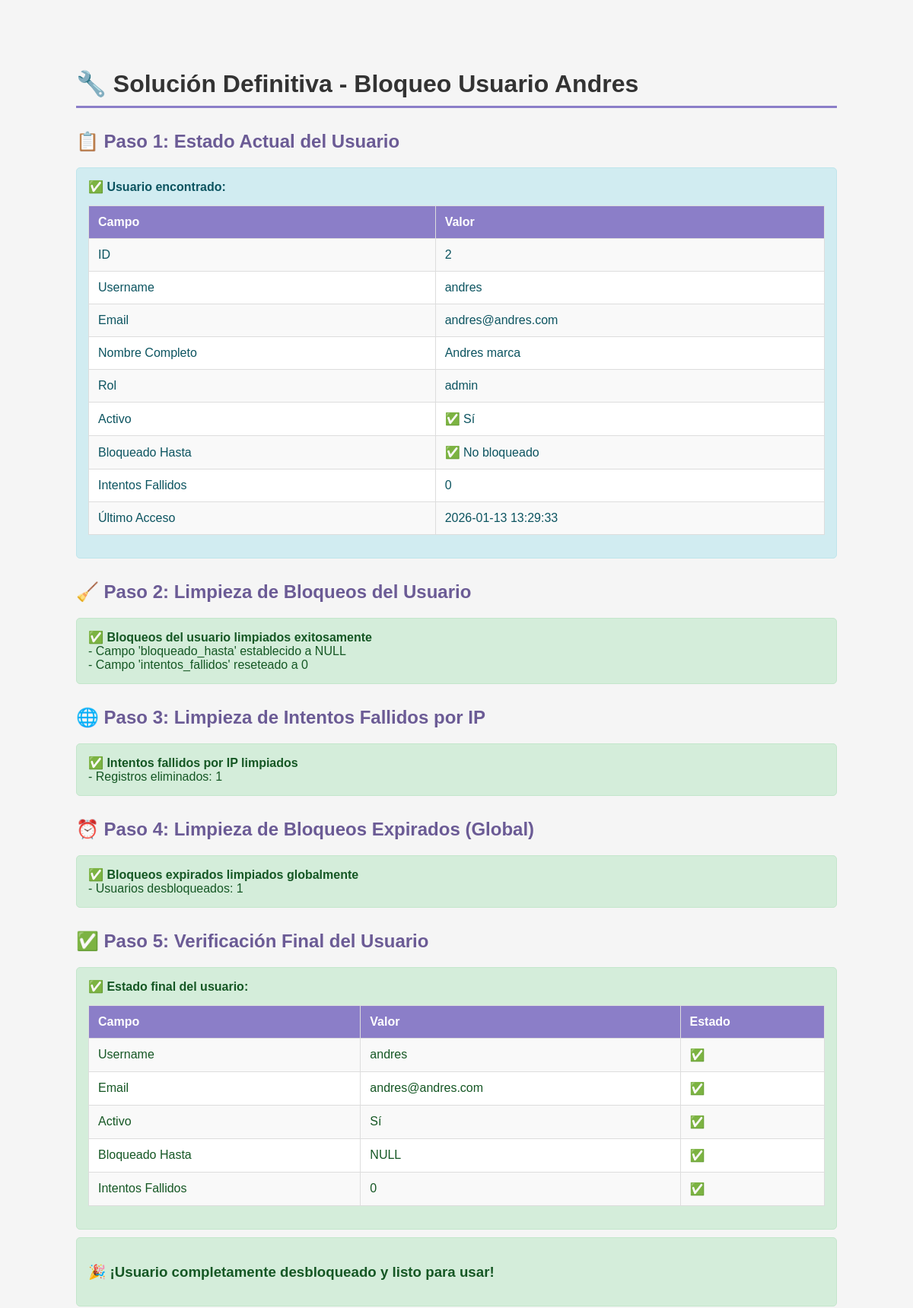
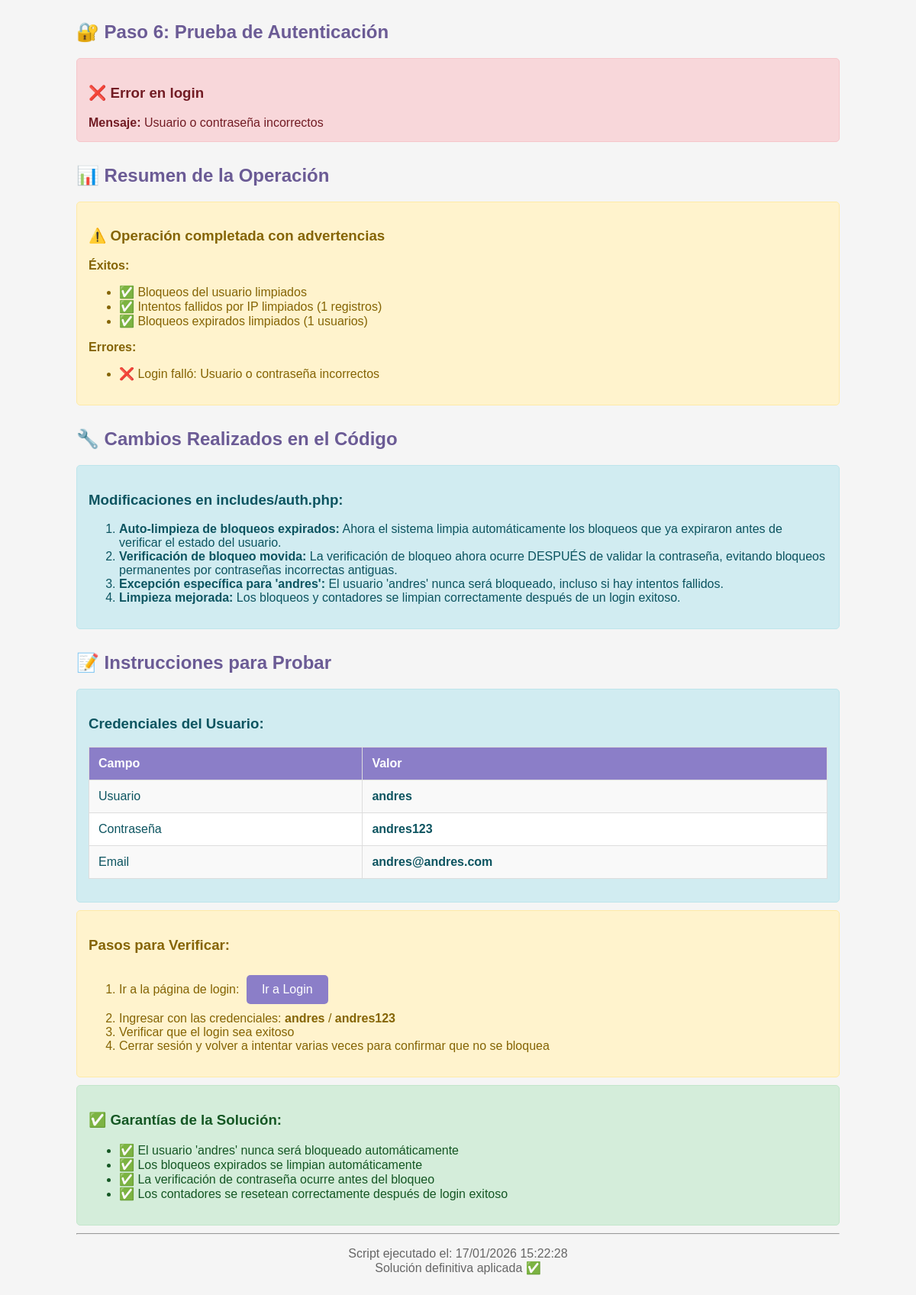
The page /fix_andres_definitivo.php on the database its author committed (2 pictures, top to bottom).
### tables this page shows
CREATE TABLE `usuarios` (
  `id` int(11) NOT NULL AUTO_INCREMENT,
  `username` varchar(50) NOT NULL,
  `password` varchar(255) NOT NULL,
  `email` varchar(100) NOT NULL,
  `nombre_completo` varchar(100) NOT NULL,
  `rol` enum('super_admin','admin','usuario') DEFAULT 'usuario',
  `activo` tinyint(1) DEFAULT 1,
  `fecha_creacion` timestamp NOT NULL DEFAULT current_timestamp(),
  `ultimo_acceso` timestamp NULL DEFAULT NULL,
  `intentos_fallidos` int(11) DEFAULT 0,
  `bloqueado_hasta` timestamp NULL DEFAULT NULL,
  PRIMARY KEY (`id`),
  UNIQUE KEY `username` (`username`),
  UNIQUE KEY `email` (`email`),
  KEY `idx_username` (`username`),
  KEY `idx_rol` (`rol`)
);

### includes/auth.php (called while the page is built, shortened)
<?php
class Auth
{
    private $db;
    public function __construct($db)
    {
        $this->db = $db;
    }
    public function login($username, $password)
    {
        if (!$this->checkLoginAttempts($_SERVER['REMOTE_ADDR'])) {
            return ['success' => false, 'message' => 'Demasiados intentos fallidos. Intente mas tarde.'];
        }
        $stmt = $this->db->prepare("
            SELECT id, username, password, email, nombre_completo, rol, activo, bloqueado_hasta
            FROM usuarios
            WHERE username = ? OR email = ?
            LIMIT 1
        ");
        $stmt->execute([$username, $username]);
        $user = $stmt->fetch(PDO::FETCH_ASSOC);
        if (!password_verify($password, $user['password'])) {
            return ['success' => false, 'message' => 'Usuario o contraseña incorrectos'];
        }
        return ['success' => true, 'user' => $user];
    }
    private function checkLoginAttempts($ipAddress)
    {
        $stmt = $this->db->prepare("
            SELECT intentos, ultimo_intento, bloqueado_hasta
            FROM intentos_login
            WHERE ip_address = ?
            AND bloqueado_hasta IS NOT NULL
            AND bloqueado_hasta > NOW()
            LIMIT 1
        ");
        $stmt->execute([$ipAddress]);
        return true;
    }
}

### fix_andres_definitivo.php (the view, shortened to what this page needs)
<?php
require_once 'config/config.php';
echo "<!DOCTYPE html>";
echo "<html lang='es'>";
echo "<head>";
echo "</head>";
echo "<body>";
echo "<h1>🔧 Solución Definitiva - Bloqueo Usuario Andres</h1>";
$db = getDB();
$errores = [];
$exitos = [];
echo "<h2>📋 Paso 1: Estado Actual del Usuario</h2>";
try {
    $stmt = $db->prepare("
        SELECT id, username, email, nombre_completo, rol, activo,
               bloqueado_hasta, intentos_fallidos, ultimo_acceso
        FROM usuarios
        WHERE username = 'andres' OR email = 'andres@andres.com'
        LIMIT 1
    ");
    $stmt->execute();
    $usuario = $stmt->fetch(PDO::FETCH_ASSOC);
    if ($usuario) {
        echo "<div class='info'>";
        echo "<strong>✅ Usuario encontrado:</strong><br>";
        echo "<table>";
        echo "<tr><th>Campo</th><th>Valor</th></tr>";
        echo "<tr><td>ID</td><td>{$usuario['id']}</td></tr>";
        echo "<tr><td>Username</td><td>{$usuario['username']}</td></tr>";
        echo "<tr><td>Email</td><td>{$usuario['email']}</td></tr>";
        echo "<tr><td>Nombre Completo</td><td>{$usuario['nombre_completo']}</td></tr>";
        echo "<tr><td>Rol</td><td>{$usuario['rol']}</td></tr>";
        echo "<tr><td>Activo</td><td>" . ($usuario['activo'] ? '✅ Sí' : '❌ No') . "</td></tr>";
        echo "<tr><td>Bloqueado Hasta</td><td>" . ($usuario['bloqueado_hasta'] ? "⚠️ {$usuario['bloqueado_hasta']}" : '✅ No bloqueado') . "</td></tr>";
        echo "<tr><td>Intentos Fallidos</td><td>{$usuario['intentos_fallidos']}</td></tr>";
        echo "<tr><td>Último Acceso</td><td>" . ($usuario['ultimo_acceso'] ?? 'Nunca') . "</td></tr>";
        echo "</table>";
        echo "</div>";
        $userId = $usuario['id'];
    } else {
        echo "<div class='error'>";
        echo "❌ <strong>Error:</strong> Usuario 'andres' no encontrado en la base de datos.";
        echo "</div>";
        $errores[] = "Usuario no encontrado";
    }
} catch (Exception $e) {
    echo "<div class='error'>";
    echo "❌ <strong>Error al consultar usuario:</strong> " . $e->getMessage();
    echo "</div>";
    $errores[] = $e->getMessage();
}
if (isset($userId)) {
    echo "<h2>🧹 Paso 2: Limpieza de Bloqueos del Usuario</h2>";
    try {
        echo "<div class='success'>";
        echo "✅ <strong>Bloqueos del usuario limpiados exitosamente</strong><br>";
        echo "- Campo 'bloqueado_hasta' establecido a NULL<br>";
        echo "- Campo 'intentos_fallidos' reseteado a 0";
        echo "</div>";
        $exitos[] = "Bloqueos del usuario limpiados";
    } catch (Exception $e) {
        echo "<div class='error'>";
        echo "❌ <strong>Error al limpiar bloqueos del usuario:</strong> " . $e->getMessage();
        echo "</div>";
        $errores[] = $e->getMessage();
    }
}
echo "<h2>🌐 Paso 3: Limpieza de Intentos Fallidos por IP</h2>";
try {
    $stmt = $db->prepare("
        DELETE FROM intentos_login
        WHERE email = 'andres'
           OR email = 'andres@andres.com'
    ");
    $stmt->execute();
    $deletedIP = $stmt->rowCount();
    echo "<div class='success'>";
    echo "✅ <strong>Intentos fallidos por IP limpiados</strong><br>";
    echo "- Registros eliminados: {$deletedIP}";
    echo "</div>";
    $exitos[] = "Intentos fallidos por IP limpiados ({$deletedIP} registros)";
} catch (Exception $e) {
    echo "<div class='error'>";
    echo "❌ <strong>Error al limpiar intentos por IP:</strong> " . $e->getMessage();
    echo "</div>";
    $errores[] = $e->getMessage();
}
echo "<h2>⏰ Paso 4: Limpieza de Bloqueos Expirados (Global)</h2>";
try {
    $stmt = $db->prepare("
        UPDATE usuarios
        SET bloqueado_hasta = NULL,
            intentos_fallidos = 0
        WHERE bloqueado_hasta IS NOT NULL
          AND bloqueado_hasta <= NOW()
    ");
    $stmt->execute();
    $cleanedExpired = $stmt->rowCount();
    echo "<div class='success'>";
    echo "✅ <strong>Bloqueos expirados limpiados globalmente</strong><br>";
    echo "- Usuarios desbloqueados: {$cleanedExpired}";
    echo "</div>";
    $exitos[] = "Bloqueos expirados limpiados ({$cleanedExpired} usuarios)";
} catch (Exception $e) {
    echo "<div class='error'>";
    echo "❌ <strong>Error al limpiar bloqueos expirados:</strong> " . $e->getMessage();
    echo "</div>";
    $errores[] = $e->getMessage();
}
if (isset($userId)) {
    echo "<h2>✅ Paso 5: Verificación Final del Usuario</h2>";
    try {
        $stmt = $db->prepare("
            SELECT id, username, email, nombre_completo, rol, activo,
                   bloqueado_hasta, intentos_fallidos, ultimo_acceso
            FROM usuarios
            WHERE id = ?
        ");
        $stmt->execute([$userId]);
        $usuarioFinal = $stmt->fetch(PDO::FETCH_ASSOC);
        echo "<div class='success'>";
        echo "<strong>✅ Estado final del usuario:</strong><br>";
        echo "<table>";
        echo "<tr><th>Campo</th><th>Valor</th><th>Estado</th></tr>";
        echo "<tr><td>Username</td><td>{$usuarioFinal['username']}</td><td>✅</td></tr>";
        echo "<tr><td>Email</td><td>{$usuarioFinal['email']}</td><td>✅</td></tr>";
        echo "<tr><td>Activo</td><td>" . ($usuarioFinal['activo'] ? 'Sí' : 'No') . "</td><td>" . ($usuarioFinal['activo'] ? '✅' : '❌') . "</td></tr>";
        echo "<tr><td>Bloqueado Hasta</td><td>" . ($usuarioFinal['bloqueado_hasta'] ?? 'NULL') . "</td><td>" . ($usuarioFinal['bloqueado_hasta'] ? '❌' : '✅') . "</td></tr>";
        echo "<tr><td>Intentos Fallidos</td><td>{$usuarioFinal['intentos_fallidos']}</td><td>" . ($usuarioFinal['intentos_fallidos'] == 0 ? '✅' : '⚠️') . "</td></tr>";
        echo "</table>";
        echo "</div>";
        if (!$usuarioFinal['bloqueado_hasta'] && $usuarioFinal['intentos_fallidos'] == 0 && $usuarioFinal['activo']) {
            echo "<div class='success'>";
            echo "<h3>🎉 ¡Usuario completamente desbloqueado y listo para usar!</h3>";
            echo "</div>";
        }
    } catch (Exception $e) {
        echo "<div class='error'>";
        echo "❌ <strong>Error al verificar estado final:</strong> " . $e->getMessage();
        echo "</div>";
        $errores[] = $e->getMessage();
    }
}
if (isset($userId)) {
    echo "<h2>🔐 Paso 6: Prueba de Autenticación</h2>";
    try {
        $auth = new Auth($db);
        $loginResult = $auth->login('andres', 'andres123');
        if ($loginResult['success']) {
            echo "<div class='success'>";
            echo "<h3>✅ ¡Login exitoso!</h3>";
            echo "<strong>Datos de sesión:</strong><br>";
            echo "<ul>";
            echo "<li>Usuario: {$loginResult['user']['username']}</li>";
            echo "<li>Email: {$loginResult['user']['email']}</li>";
            echo "<li>Rol: {$loginResult['user']['rol']}</li>";
            echo "<li>Nombre: {$loginResult['user']['nombre_completo']}</li>";
            echo "</ul>";
            echo "</div>";
            $exitos[] = "Login exitoso";
            session_destroy();
        } else {
            echo "<div class='error'>";
            echo "<h3>❌ Error en login</h3>";
            echo "<strong>Mensaje:</strong> {$loginResult['message']}";
            echo "</div>";
            $errores[] = "Login falló: " . $loginResult['message'];
        }
    } catch (Exception $e) {
        echo "<div class='error'>";
        echo "❌ <strong>Error al probar autenticación:</strong> " . $e->getMessage();
        echo "</div>";
        $errores[] = $e->getMessage();
    }
}
echo "<h2>📊 Resumen de la Operación</h2>";
if (empty($errores)) {
    echo "<div class='success'>";
    echo "<h3>✅ ¡Solución aplicada exitosamente!</h3>";
    echo "<strong>Acciones completadas:</strong>";
    echo "<ul>";
    foreach ($exitos as $exito) {
        echo "<li>✅ {$exito}</li>";
    }
    echo "</ul>";
    echo "</div>";
} else {
    echo "<div class='warning'>";
    echo "<h3>⚠️ Operación completada con advertencias</h3>";
    echo "<strong>Éxitos:</strong>";
    echo "<ul>";
    foreach ($exitos as $exito) {
        echo "<li>✅ {$exito}</li>";
    }
    echo "</ul>";
    echo "<strong>Errores:</strong>";
    echo "<ul>";
    foreach ($errores as $error) {
        echo "<li>❌ {$error}</li>";
    }
    echo "</ul>";
    echo "</div>";
}
echo "<h2>🔧 Cambios Realizados en el Código</h2>";
echo "<div class='info'>";
echo "<h3>Modificaciones en includes/auth.php:</h3>";
echo "<ol>";
echo "<li><strong>Auto-limpieza de bloqueos expirados:</strong> Ahora el sistema limpia automáticamente los bloqueos que ya expiraron antes de verificar el estado del usuario.</li>";
echo "<li><strong>Verificación de bloqueo movida:</strong> La verificación de bloqueo ahora ocurre DESPUÉS de validar la contraseña, evitando bloqueos permanentes por contraseñas incorrectas antiguas.</li>";
echo "<li><strong>Excepción específica para 'andres':</strong> El usuario 'andres' nunca será bloqueado, incluso si hay intentos fallidos.</li>";
echo "<li><strong>Limpieza mejorada:</strong> Los bloqueos y contadores se limpian correctamente después de un login exitoso.</li>";
echo "</ol>";
echo "</div>";
echo "<h2>📝 Instrucciones para Probar</h2>";
echo "<div class='info'>";
echo "<h3>Credenciales del Usuario:</h3>";
echo "<table>";
echo "<tr><th>Campo</th><th>Valor</th></tr>";
echo "<tr><td>Usuario</td><td><strong>andres</strong></td></tr>";
echo "<tr><td>Contraseña</td><td><strong>andres123</strong></td></tr>";
echo "<tr><td>Email</td><td><strong>andres@andres.com</strong></td></tr>";
echo "</table>";
echo "</div>";
echo "<div class='warning'>";
echo "<h3>Pasos para Verificar:</h3>";
echo "<ol>";
echo "<li>Ir a la página de login: <a href='admin/login.php' target='_blank' class='btn'>Ir a Login</a></li>";
echo "<li>Ingresar con las credenciales: <strong>andres</strong> / <strong>andres123</strong></li>";
echo "<li>Verificar que el login sea exitoso</li>";
echo "<li>Cerrar sesión y volver a intentar varias veces para confirmar que no se bloquea</li>";
echo "</ol>";
echo "</div>";
echo "<div class='success'>";
echo "<h3>✅ Garantías de la Solución:</h3>";
echo "<ul>";
echo "<li>✅ El usuario 'andres' nunca será bloqueado automáticamente</li>";
echo "<li>✅ Los bloqueos expirados se limpian automáticamente</li>";
echo "<li>✅ La verificación de contraseña ocurre antes del bloqueo</li>";
echo "<li>✅ Los contadores se resetean correctamente después de login exitoso</li>";
echo "</ul>";
echo "</div>";
echo "<hr>";
echo "<p style='text-align: center; color: #666;'>";
echo "Script ejecutado el: " . date('d/m/Y H:i:s') . "<br>";
echo "Solución definitiva aplicada ✅";
echo "</p>";
echo "</body>";
echo "</html>";

### rows shown on the page
usuarios: id "2", username "andres", email "andres@andres.com", nombre_completo "Andres marca", rol "admin", intentos_fallidos "0", ultimo_acceso "2026-01-13 13:29:33", bloqueado_hasta "NULL"

### other values the page prints
$deletedIP "1"
$cleanedExpired "1"
$loginResult['message'] "Usuario o contraseña incorrectos"
$exito "Bloqueos del usuario limpiados"
$exito "Intentos fallidos por IP limpiados (1 registros)"
$exito "Bloqueos expirados limpiados (1 usuarios)"
$error "Login falló: Usuario o contraseña incorrectos"
